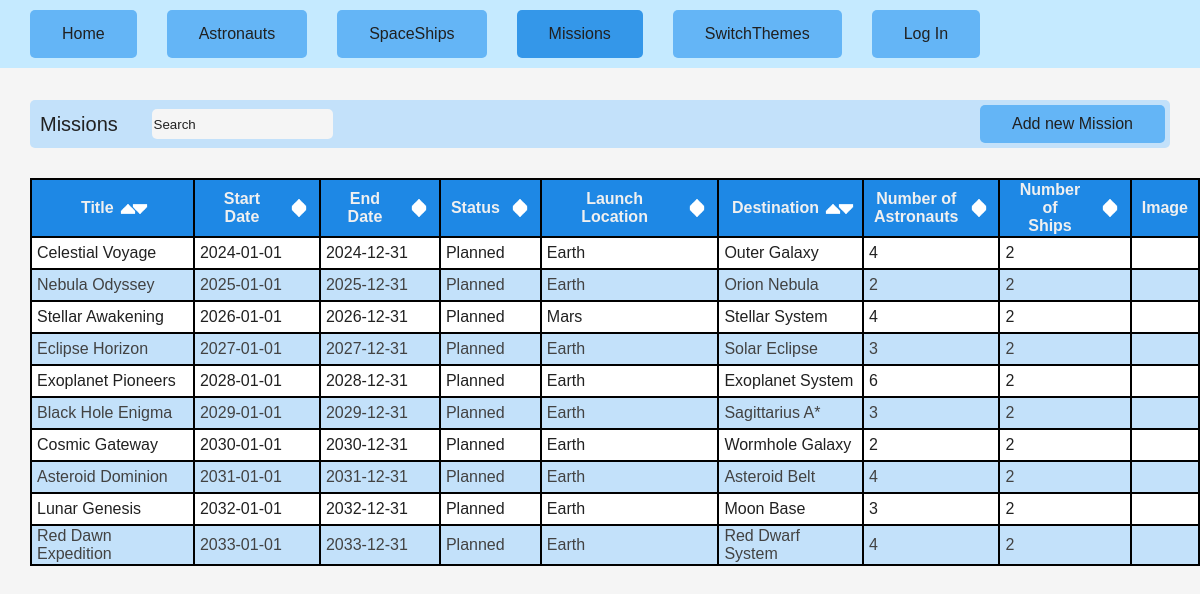
The page /php/missions.php on the database its author committed.
### tables this page shows
CREATE TABLE IF NOT EXISTS `missions` (
  `id` INT UNSIGNED NOT NULL AUTO_INCREMENT,
  `title` VARCHAR(45) NOT NULL,
  `description` VARCHAR(200) NULL,
  `start_date` DATE NOT NULL,
  `end_date` DATE NULL,
  `status` ENUM('planned', 'in_progress', 'completed', 'cancelled') NULL DEFAULT 'planned',
  `launch_location` VARCHAR(200) NULL,
  `destination` VARCHAR(200) NULL,
  `image_url` VARCHAR(200) NULL,
  PRIMARY KEY (`id`));

### php/missions.php (the view, shortened to what this page needs)
<?php
    require_once "db.php";
?>
<html !DOCTYPE>
<html lang="hu">
    <head>
        <?php require "style.php"; ?>
    </head>
    <body>
        <?php include "navbar.php"; ?>
        <div class="topbar">Missions
        <div class="search-input">
            <input type="text" id="searchInput" placeholder="Search">
        </div>
        <div class="right">
                <a href="missions_update.php" class="button">Add new Mission</a>
            </div>
        </div>
        <table>
            <tr>
                <th>
                    <div class="th-content">
                        <div>Title</div>
                        <div class="button-container">
                            <img class="button" onclick= "sortTable(0, 'up')" src="../resources/images/up_arrow_white.png" alt="up_arrow_white.png">
                            <img class="button" onclick= "sortTable(0, 'down')" src="../resources/images/down_arrow_white.png" alt="down_arrow_white.png">
                        </div>
                    </div>
                </th>
                <th>
                    <div class="th-content">
                        <div>Start Date</div>
                        <div class="button-container">
                            <img class="button" onclick= "sortTable(1, 'down')" src="../resources/images/down_arrow_white.png" alt="down_arrow_white.png">
                        </div>
                    </div>
                </th>
                <th>
                    <div class="th-content">
                        <div>End Date</div>
                        <div class="button-container">
                            <img class="button" onclick= "sortTable(2, 'down')" src="../resources/images/down_arrow_white.png" alt="down_arrow_white.png">
                        </div>
                    </div>
                </th>
                <th>
                    <div class="th-content">
                        <div>Status</div>
                        <div class="button-container">
                            <img class="button" onclick= "sortTable(3, 'down')" src="../resources/images/down_arrow_white.png" alt="down_arrow_white.png">
                        </div>
                    </div>
                </th>
                <th>
                    <div class="th-content">
                        <div>Launch Location</div>
                        <div class="button-container">
                            <img class="button" onclick= "sortTable(4, 'down')" src="../resources/images/down_arrow_white.png" alt="down_arrow_white.png">
                        </div>
                    </div>
                </th>
                <th>
                    <div class="th-content">
                        <div>Destination</div>
                        <div class="button-container">
                            <img class="button" onclick= "sortTable(5, 'up')" src="../resources/images/up_arrow_white.png" alt="up_arrow_white.png">
                            <img class="button" onclick= "sortTable(5, 'down')" src="../resources/images/down_arrow_white.png" alt="down_arrow_white.png">
                        </div>
                    </div>
                </th>
                <th>
                    <div class="th-content">
                        <div>Number of<br>Astronauts</div>
                        <div class="button-container">
                            <img class="button" onclick= "sortTable(6, 'down')" src="../resources/images/down_arrow_white.png" alt="down_arrow_white.png">
                        </div>
                    </div>
                </th>
                <th>
                    <div class="th-content">
                        <div>Number of<br>Ships</div>
                        <div class="button-container">
                            <img class="button" onclick= "sortTable(7, 'down')" src="../resources/images/down_arrow_white.png" alt="down_arrow_white.png">
                        </div>
                    </div>
                </th>
                <th>Image</th>
            </tr>
            <?php
                $query = $db->query("SELECT * FROM missions");
                while ($row = $query->fetchObject()):?>
                <tr>
                    <td><?= $row->title ?? "" ?></td>
                    <td><?= $row->start_date ?? ""  ?></td>
                    <td><?= ($row->end_date == "0000-00-00") ? "" : $row->end_date ?></td>
                    <td><?= ucfirst($row->status) ?? "" ?></td>
                    <td><?= ucfirst($row->launch_location) ?? "" ?></td>
                    <td><?= ucfirst($row->destination) ?? "" ?></td>
                    <?php
                        $statement = "SELECT count(astronauts.id) as idCount FROM astronauts JOIN spaceships ON spaceships.id = astronauts.spaceships_id JOIN missions ON spaceships.missions_id = missions.id WHERE missions.id = :id";
                        $statement = $db->prepare($statement);
                        $statement->bindParam(":id", $row->id, PDO::PARAM_INT);
                        $statement->execute();
                        $astronautsCount = $statement->fetchObject()->idCount;
                    ?>
                    <td>
                        <?= $astronautsCount ?>
                    </td>
                    <?php
                        $statement = "SELECT count(spaceships.id) as idCount FROM spaceships JOIN missions ON spaceships.missions_id = missions.id WHERE missions.id = :id";
                        $statement = $db->prepare($statement);
                        $statement->bindParam(":id", $row->id, PDO::PARAM_INT);
                        $statement->execute();
                        $astronautsCount = $statement->fetchObject()->idCount;
                    ?>
                    <td>
                        <?= $astronautsCount ?>
                    </td>
                    <td></td>
                </tr>
            <?php endwhile; ?>
        </table>
    </body>
</html>

### css/light_theme.css (style rules this page uses)
body { font-family: Arial, Helvetica, sans-serif; background-color: #f5f5f5; color: #212121; margin: 0%; }
table { background-color: black; margin-left: 30px; margin-top: 30px; border-spacing: 2px; }
th { background-color: #1e88e5; color: #f0f0f0; height: 50px; padding-left: 10px; padding-right: 10px; }
th .button { cursor: pointer; }
.button-container { margin-left: 10px; margin-top: auto; margin-bottom: auto; }
.button-container img.button { background-color: rgba(0, 0, 0, 0); margin: -4px; padding: 0%; width: 16px; height: 16px; }
.th-content { display: flex; align-items: center; justify-content: center; }
td { text-align: left; height: 30px; padding-left: 5px; padding-right: 5px; }
tr { padding: 0%; }
tr:nth-child(even) { background-color: #ffffff; }
tr:nth-child(odd) { background-color: #c3e1fa; color: #424242; }
.button { border: none; color: #202020; padding: 15px 32px; text-align: center; text-decoration: none; display: inline-block; font-size: 16px; background-color: #64b5f6; cursor: pointer; border-radius: 5px; }
.right { font-size: large; display: inline-flex; justify-content: flex-end; width: 100%; }
.topbar { display: flex; align-items: center; justify-content: space-between; margin: 30px; padding-left: 10px; padding-right: 5px; padding-top: 5px; padding-bottom: 5px; color: #212121; background-color: #c3e1fa; font-size: 20; white-space: nowrap; border-radius: 5px; }
.topbar .button { padding-top: 10px; padding-bottom: 10px; }
#searchInput { background-color: #f5f5f5; color: #212121; border-radius: 5px; height: 30px; border: none; }
#searchInput::placeholder { color: #212121; opacity: 1; }

### rows shown on the page
missions: title "Celestial Voyage", start_date "2024-01-01", end_date "2024-12-31", status "Planned", launch_location "Earth", destination "Outer Galaxy", astronautsCount "4", astronautsCount "2"
missions: title "Nebula Odyssey", start_date "2025-01-01", end_date "2025-12-31", status "Planned", launch_location "Earth", destination "Orion Nebula", astronautsCount "2"
missions: title "Stellar Awakening", start_date "2026-01-01", end_date "2026-12-31", status "Planned", launch_location "Mars", destination "Stellar System", astronautsCount "4", astronautsCount "2"
missions: title "Eclipse Horizon", start_date "2027-01-01", end_date "2027-12-31", status "Planned", launch_location "Earth", destination "Solar Eclipse", astronautsCount "3", astronautsCount "2"
missions: title "Exoplanet Pioneers", start_date "2028-01-01", end_date "2028-12-31", status "Planned", launch_location "Earth", destination "Exoplanet System", astronautsCount "6", astronautsCount "2"
missions: title "Black Hole Enigma", start_date "2029-01-01", end_date "2029-12-31", status "Planned", launch_location "Earth", destination "Sagittarius A*", astronautsCount "3", astronautsCount "2"
missions: title "Cosmic Gateway", start_date "2030-01-01", end_date "2030-12-31", status "Planned", launch_location "Earth", destination "Wormhole Galaxy", astronautsCount "2"
missions: title "Asteroid Dominion", start_date "2031-01-01", end_date "2031-12-31", status "Planned", launch_location "Earth", destination "Asteroid Belt", astronautsCount "4", astronautsCount "2"
missions: title "Lunar Genesis", start_date "2032-01-01", end_date "2032-12-31", status "Planned", launch_location "Earth", destination "Moon Base", astronautsCount "3", astronautsCount "2"
missions: title "Red Dawn Expedition", start_date "2033-01-01", end_date "2033-12-31", status "Planned", launch_location "Earth", destination "Red Dwarf System", astronautsCount "4", astronautsCount "2"

### other values the page prints
$title "Home"
$title "Astronauts"
$title "SpaceShips"
$title "Missions"
$title "SwitchThemes"
$title "Log In"
